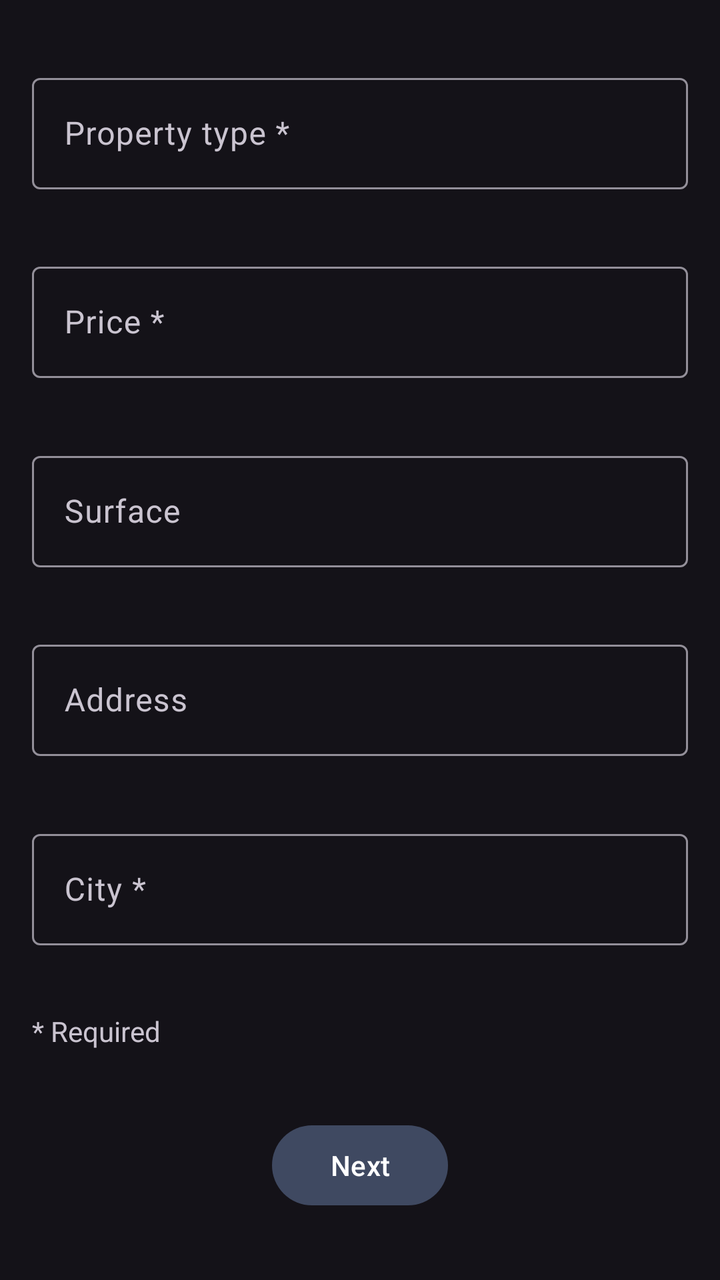
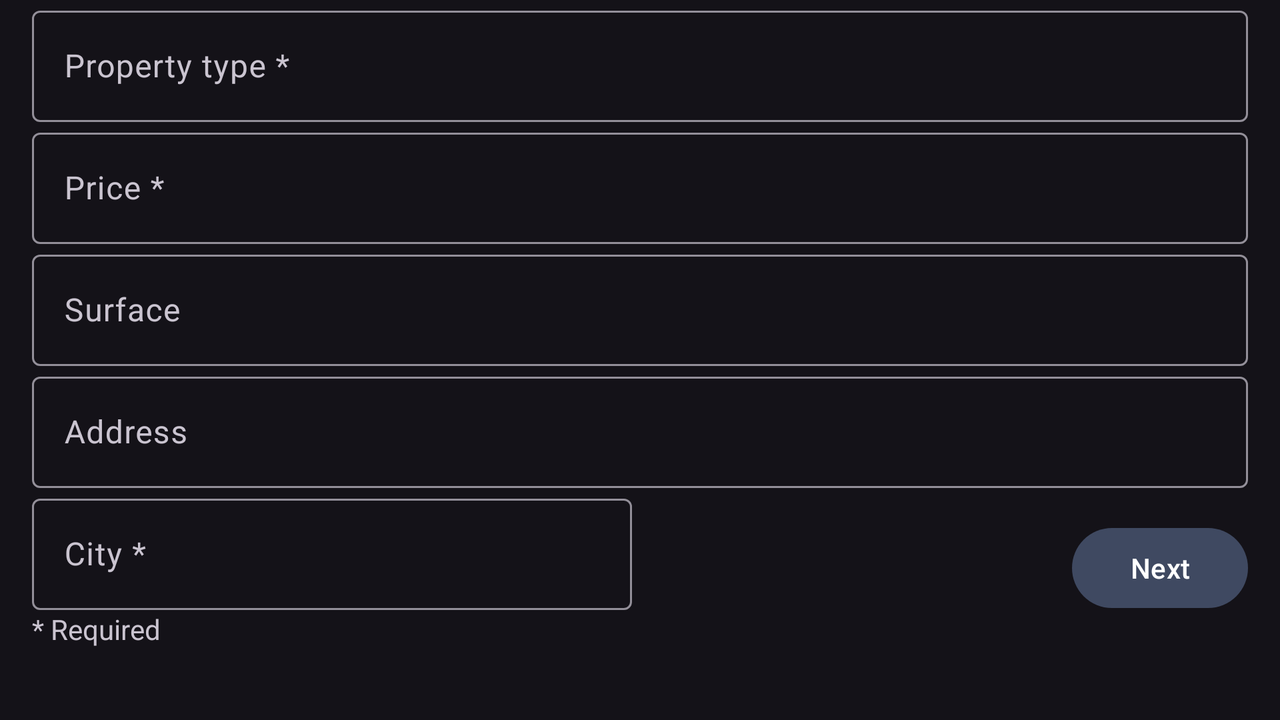

One screen, two layout resources from the same app: the default and the repository's alternative for another configuration. Each is rendered where Android would select it; the XML of both is given below.
<!-- AndroidManifest.xml: application theme AppTheme -->
<!-- res/layout/fragment_general_data.xml -->
<?xml version="1.0" encoding="utf-8"?>
<androidx.constraintlayout.widget.ConstraintLayout xmlns:android="http://schemas.android.com/apk/res/android"
    xmlns:app="http://schemas.android.com/apk/res-auto"
    android:layout_width="match_parent"
    android:layout_height="match_parent">


    <com.google.android.material.textfield.TextInputLayout
        android:id="@+id/tf_type"
        android:layout_width="match_parent"
        android:layout_height="wrap_content"
        android:layout_marginHorizontal="@dimen/basic_margin"
        android:hint="@string/property_type"
        app:endIconCheckable="true"
        app:endIconDrawable="@drawable/ic_baseline_cancel_24"
        app:endIconMode="clear_text"
        app:endIconTint="@color/color_white"
        app:layout_constraintBottom_toTopOf="@id/tf_price"
        app:layout_constraintEnd_toEndOf="parent"
        app:layout_constraintStart_toStartOf="parent"
        app:layout_constraintTop_toTopOf="parent">

        <com.google.android.material.textfield.TextInputEditText
            android:id="@+id/et_type"
            android:layout_width="match_parent"
            android:layout_height="wrap_content"
            android:imeOptions="actionNext"
            android:singleLine="true" />
    </com.google.android.material.textfield.TextInputLayout>

    <com.google.android.material.textfield.TextInputLayout
        android:id="@+id/tf_price"
        android:layout_width="match_parent"
        android:layout_height="wrap_content"
        android:layout_marginHorizontal="@dimen/basic_margin"
        android:hint="@string/price"
        app:endIconCheckable="true"
        app:endIconDrawable="@drawable/ic_baseline_cancel_24"
        app:endIconMode="clear_text"
        app:endIconTint="@color/color_white"
        app:layout_constraintBottom_toTopOf="@id/tf_surface"
        app:layout_constraintEnd_toEndOf="parent"
        app:layout_constraintStart_toStartOf="parent"
        app:layout_constraintTop_toBottomOf="@id/tf_type"
        app:suffixText="@string/dollars">

        <com.google.android.material.textfield.TextInputEditText
            android:id="@+id/et_price"
            android:layout_width="match_parent"
            android:layout_height="wrap_content"
            android:imeOptions="actionNext"
            android:inputType="numberDecimal"
            android:singleLine="true" />
    </com.google.android.material.textfield.TextInputLayout>

    <com.google.android.material.textfield.TextInputLayout
        android:id="@+id/tf_surface"
        android:layout_width="match_parent"
        android:layout_height="wrap_content"
        android:layout_marginHorizontal="@dimen/basic_margin"
        android:hint="@string/surface"
        app:endIconCheckable="true"
        app:endIconDrawable="@drawable/ic_baseline_cancel_24"
        app:endIconMode="clear_text"
        app:endIconTint="@color/color_white"
        app:layout_constraintBottom_toTopOf="@id/tf_address"
        app:layout_constraintEnd_toEndOf="parent"
        app:layout_constraintStart_toStartOf="parent"
        app:layout_constraintTop_toBottomOf="@id/tf_price"
        app:suffixText="@string/square_meters">

        <com.google.android.material.textfield.TextInputEditText
            android:id="@+id/et_surface"
            android:layout_width="match_parent"
            android:layout_height="wrap_content"
            android:imeOptions="actionNext"
            android:inputType="number"
            android:singleLine="true" />
    </com.google.android.material.textfield.TextInputLayout>

    <com.google.android.material.textfield.TextInputLayout
        android:id="@+id/tf_address"
        android:layout_width="match_parent"
        android:layout_height="wrap_content"
        android:layout_marginHorizontal="@dimen/basic_margin"
        android:hint="@string/address"
        app:endIconCheckable="true"
        app:endIconDrawable="@drawable/ic_baseline_cancel_24"
        app:endIconMode="clear_text"
        app:endIconTint="@color/color_white"
        app:layout_constraintBottom_toTopOf="@id/tf_city"
        app:layout_constraintEnd_toEndOf="parent"
        app:layout_constraintStart_toStartOf="parent"
        app:layout_constraintTop_toBottomOf="@id/tf_surface">

        <com.google.android.material.textfield.TextInputEditText
            android:id="@+id/et_address"
            android:layout_width="match_parent"
            android:layout_height="wrap_content"
            android:imeOptions="actionNext" />
    </com.google.android.material.textfield.TextInputLayout>

    <com.google.android.material.textfield.TextInputLayout
        android:id="@+id/tf_city"
        android:layout_width="match_parent"
        android:layout_height="wrap_content"
        android:layout_marginHorizontal="@dimen/basic_margin"
        android:hint="@string/city"
        app:endIconCheckable="true"
        app:endIconDrawable="@drawable/ic_baseline_cancel_24"
        app:endIconMode="clear_text"
        app:endIconTint="@color/color_white"
        app:layout_constraintBottom_toTopOf="@id/tv_required"
        app:layout_constraintEnd_toEndOf="parent"
        app:layout_constraintStart_toStartOf="parent"
        app:layout_constraintTop_toBottomOf="@id/tf_address">

        <com.google.android.material.textfield.TextInputEditText
            android:id="@+id/et_city"
            android:layout_width="match_parent"
            android:layout_height="wrap_content"
            android:singleLine="true" />
    </com.google.android.material.textfield.TextInputLayout>

    <TextView
        android:id="@+id/tv_required"
        android:layout_width="wrap_content"
        android:layout_height="wrap_content"
        android:layout_marginLeft="@dimen/basic_margin"
        android:contentDescription="@string/hint_required"
        android:text="@string/hint_required"
        app:layout_constraintBottom_toTopOf="@id/bt_next_add_edit"
        app:layout_constraintStart_toStartOf="parent"
        app:layout_constraintTop_toBottomOf="@id/tf_city" />

    <Button
        android:id="@+id/bt_next_add_edit"
        android:layout_width="wrap_content"
        android:layout_height="wrap_content"
        android:contentDescription="@string/next"
        android:text="@string/next_button"
        android:textColor="@color/color_white"
        app:layout_constraintBottom_toBottomOf="parent"
        app:layout_constraintEnd_toEndOf="parent"
        app:layout_constraintStart_toStartOf="parent"
        app:layout_constraintTop_toBottomOf="@id/tv_required" />

</androidx.constraintlayout.widget.ConstraintLayout>
<!-- resources referenced by this layout -->
<resources>
  <color name="color_white">#FFFFFF</color>
  <dimen name="basic_margin">16dp</dimen>
  <string name="address">Address</string>
  <string name="city">City\ *</string>
  <string name="dollars">Dollars</string>
  <string name="hint_required">* Required</string>
  <string name="next">Next</string>
  <string name="next_button">Next</string>
  <string name="price">Price\ *</string>
  <string name="property_type">Property type\ *</string>
  <string name="square_meters">Square meters</string>
  <string name="surface">Surface</string>
  <style name="AppTheme" parent="Theme.Material3.Dark.NoActionBar">
          
          <item name="colorPrimary">@color/color_primary</item>
          <item name="colorPrimaryDark">@color/color_black</item>
          <item name="colorAccent">@color/color_secondary</item>
          <item name="colorPrimaryVariant">@color/color_primary_variant</item>
      </style>
  <color name="color_primary">#3F4961</color>
  <color name="color_black">#000000</color>
  <color name="color_secondary">#A14C66</color>
  <color name="color_primary_variant">#3A3F4A</color>
</resources>
<!-- res/layout-land/fragment_general_data.xml (the repository's variant of the layout above) -->
<!-- drawn on the phone turned sideways -->
<?xml version="1.0" encoding="utf-8"?>
<androidx.constraintlayout.widget.ConstraintLayout xmlns:android="http://schemas.android.com/apk/res/android"
    android:layout_width="match_parent"
    android:layout_height="match_parent"
    xmlns:app="http://schemas.android.com/apk/res-auto"
    xmlns:tools="http://schemas.android.com/tools">


    <com.google.android.material.textfield.TextInputLayout
        android:id="@+id/tf_type"
        android:layout_width="match_parent"
        android:layout_height="wrap_content"
        android:layout_marginTop="@dimen/margin_top_add_edit_land"
        android:hint="@string/property_type"
        android:layout_marginHorizontal="@dimen/basic_margin"
        app:endIconDrawable="@drawable/ic_baseline_cancel_24"
        app:endIconMode="clear_text"
        app:endIconCheckable="true"
        app:endIconTint="@color/color_white"
        app:layout_constraintTop_toTopOf="parent"
        app:layout_constraintEnd_toEndOf="parent"
        app:layout_constraintStart_toStartOf="parent"
        app:layout_constraintBottom_toTopOf="@id/tf_price">

        <com.google.android.material.textfield.TextInputEditText
            android:id="@+id/et_type"
            android:layout_width="match_parent"
            android:layout_height="wrap_content"
            android:imeOptions="actionNext"
            android:singleLine="true"
            />
    </com.google.android.material.textfield.TextInputLayout>

    <com.google.android.material.textfield.TextInputLayout
        android:id="@+id/tf_price"
        android:layout_width="match_parent"
        android:layout_height="wrap_content"
        android:hint="@string/price"
        app:suffixText="@string/dollars"
        app:endIconDrawable="@drawable/ic_baseline_cancel_24"
        app:endIconMode="clear_text"
        app:endIconCheckable="true"
        app:endIconTint="@color/color_white"
        android:layout_marginHorizontal="@dimen/basic_margin"
        app:layout_constraintTop_toBottomOf="@id/tf_type"
        app:layout_constraintEnd_toEndOf="parent"
        app:layout_constraintStart_toStartOf="parent"
        app:layout_constraintBottom_toTopOf="@id/tf_surface">

        <com.google.android.material.textfield.TextInputEditText
            android:id="@+id/et_price"
            android:layout_width="match_parent"
            android:layout_height="wrap_content"
            android:inputType="numberDecimal"
            android:imeOptions="actionNext"
            android:singleLine="true"
            />
    </com.google.android.material.textfield.TextInputLayout>

    <com.google.android.material.textfield.TextInputLayout
        android:id="@+id/tf_surface"
        android:layout_width="match_parent"
        android:layout_height="wrap_content"
        android:hint="@string/surface"
        app:suffixText="@string/square_meters"
        app:endIconDrawable="@drawable/ic_baseline_cancel_24"
        app:endIconMode="clear_text"
        app:endIconCheckable="true"
        app:endIconTint="@color/color_white"
        android:layout_marginHorizontal="@dimen/basic_margin"
        app:layout_constraintTop_toBottomOf="@id/tf_price"
        app:layout_constraintEnd_toEndOf="parent"
        app:layout_constraintStart_toStartOf="parent"
        app:layout_constraintBottom_toTopOf="@id/tf_address">

        <com.google.android.material.textfield.TextInputEditText
            android:id="@+id/et_surface"
            android:layout_width="match_parent"
            android:layout_height="wrap_content"
            android:inputType="number"
            android:imeOptions="actionNext"
            android:singleLine="true"
            />
    </com.google.android.material.textfield.TextInputLayout>

    <com.google.android.material.textfield.TextInputLayout
        android:id="@+id/tf_address"
        android:layout_width="match_parent"
        android:layout_height="wrap_content"
        android:hint="@string/address"
        android:layout_marginHorizontal="@dimen/basic_margin"
        app:endIconDrawable="@drawable/ic_baseline_cancel_24"
        app:endIconMode="clear_text"
        app:endIconCheckable="true"
        app:endIconTint="@color/color_white"
        app:layout_constraintTop_toBottomOf="@id/tf_surface"
        app:layout_constraintEnd_toEndOf="parent"
        app:layout_constraintStart_toStartOf="parent"
        app:layout_constraintBottom_toTopOf="@id/tf_city">

        <com.google.android.material.textfield.TextInputEditText
            android:id="@+id/et_address"
            android:layout_width="match_parent"
            android:layout_height="wrap_content"
            android:imeOptions="actionNext"
            />
    </com.google.android.material.textfield.TextInputLayout>

    <com.google.android.material.textfield.TextInputLayout
        android:id="@+id/tf_city"
        android:layout_width="@dimen/search_width_land"
        android:layout_height="wrap_content"
        android:hint="@string/city"
        android:layout_marginHorizontal="@dimen/basic_margin"
        app:endIconDrawable="@drawable/ic_baseline_cancel_24"
        app:endIconMode="clear_text"
        app:endIconCheckable="true"
        app:endIconTint="@color/color_white"
        app:layout_constraintTop_toBottomOf="@id/tf_address"
        app:layout_constraintStart_toStartOf="parent"
        app:layout_constraintBottom_toTopOf="@id/tv_required">

        <com.google.android.material.textfield.TextInputEditText
            android:id="@+id/et_city"
            android:layout_width="match_parent"
            android:layout_height="wrap_content"
            android:singleLine="true"
            />
    </com.google.android.material.textfield.TextInputLayout>

    <TextView
        android:id="@+id/tv_required"
        android:layout_width="wrap_content"
        android:layout_height="wrap_content"
        android:text="@string/hint_required"
        android:contentDescription="@string/hint_required"
        android:layout_marginLeft="@dimen/basic_margin"
        app:layout_constraintTop_toBottomOf="@id/tf_city"
        app:layout_constraintStart_toStartOf="parent"
        app:layout_constraintBottom_toTopOf="@id/bt_next_add_edit"/>

    <Button
        android:id="@+id/bt_next_add_edit"
        android:layout_width="wrap_content"
        android:layout_height="wrap_content"
        android:text="@string/next_button"
        android:layout_marginRight="@dimen/basic_margin"
        android:contentDescription="@string/next"
        android:textColor="@color/color_white"
        app:layout_constraintEnd_toEndOf="parent"
        app:layout_constraintTop_toTopOf="@id/tf_city"
        app:layout_constraintBottom_toBottomOf="@id/tv_required"/>

</androidx.constraintlayout.widget.ConstraintLayout>
<!-- resources referenced by the variant -->
<!-- as the phone turned sideways resolves them -->
<resources>
  <color name="color_white">#FFFFFF</color>
  <dimen name="basic_margin">16dp</dimen>
  <dimen name="margin_top_add_edit_land">0dp</dimen>
  <dimen name="search_width_land">300dp</dimen>
  <string name="address">Address</string>
  <string name="city">City\ *</string>
  <string name="dollars">Dollars</string>
  <string name="hint_required">* Required</string>
  <string name="next">Next</string>
  <string name="next_button">Next</string>
  <string name="price">Price\ *</string>
  <string name="property_type">Property type\ *</string>
  <string name="square_meters">Square meters</string>
  <string name="surface">Surface</string>
  <style name="AppTheme" parent="Theme.Material3.Dark.NoActionBar">
          
          <item name="colorPrimary">@color/color_primary</item>
          <item name="colorPrimaryDark">@color/color_black</item>
          <item name="colorAccent">@color/color_secondary</item>
          <item name="colorPrimaryVariant">@color/color_primary_variant</item>
      </style>
  <color name="color_primary">#3F4961</color>
  <color name="color_black">#000000</color>
  <color name="color_secondary">#A14C66</color>
  <color name="color_primary_variant">#3A3F4A</color>
</resources>
